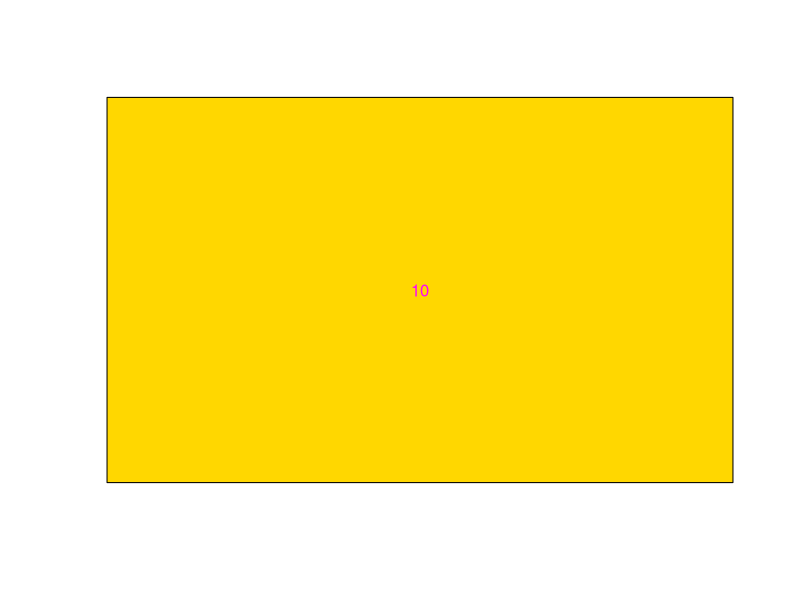

This chart was generated by the following R code: (Note: this script raises an error after producing the figure.)

myani<-function(){

for(i in 10:0){
  
  plot.new()
  rect(0,0,1,1, col='gold')
  
  s = 11-i
  
  text(0.5, 0.5, i, cex=s, col=rgb(1,0,1,1))
  
  ani.pause()
  }

}

myani()

set.seed(1000)
runif(5,1,2)

sample(1:4,5)

rnorm(5)

myani2<-function(){
  while(TRUE){
    y<-runif(5)
    barplot(y,ylim=c(0,1), col=rainbow(5))
    
    ani.pause()
  }
}

myani2()
